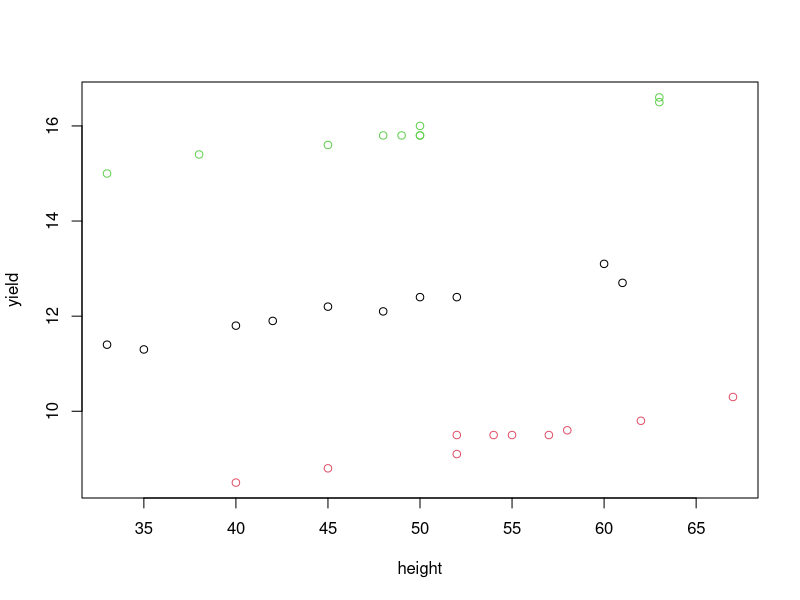

Here is the R script that generated this plot:

## ST512 
## Author: Prof Ryan Martin (www4.stat.ncsu.edu/~rmartin)
## R code for Example 16.1 in Ott & Longnecker

# Read in data

peanut <- read.table(file="data/example_16-1.txt", header=TRUE)
print(peanut)

# Code factors as *factors*

peanut$type <- factor(peanut$type)

# Fit the ANCOVA model
# anova() to test for interaction & treatment effect

plot(yield ~ height, col=as.numeric(type), data=peanut)

o <- lm(yield ~ height * type, data=peanut)
summary(o)
anova(o)

oo <- lm(yield ~ height + type, data=peanut)
summary(oo)
anova(oo)

# Estimate marginal means

library(emmeans)
emmeans(oo, ~ type)
tapply(peanut$yield, peanut$type, mean)

ooo <- lm(yield ~ type, data=peanut)
summary(ooo)

anova(ooo, oo)
